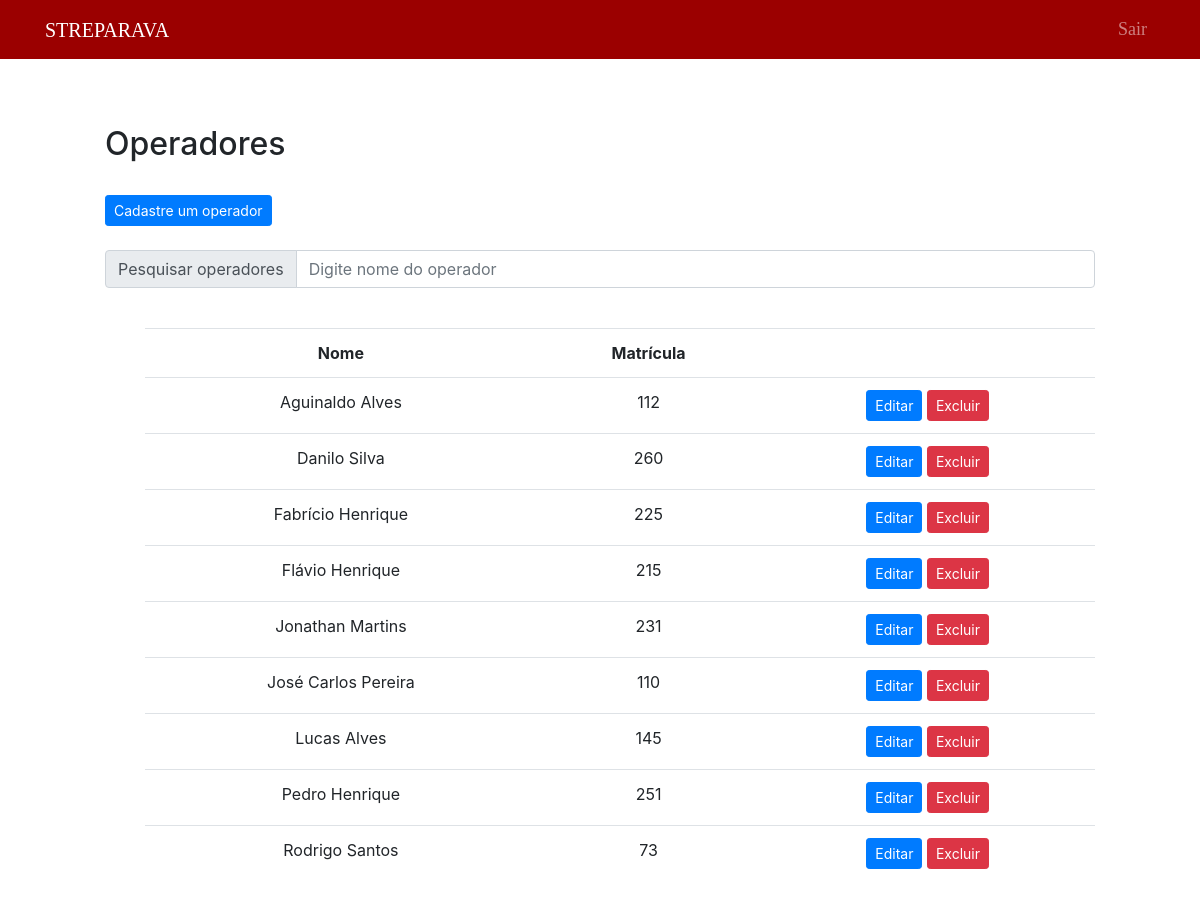
Page /public/operador/listOperador.php (signed in) on the earlier database version.
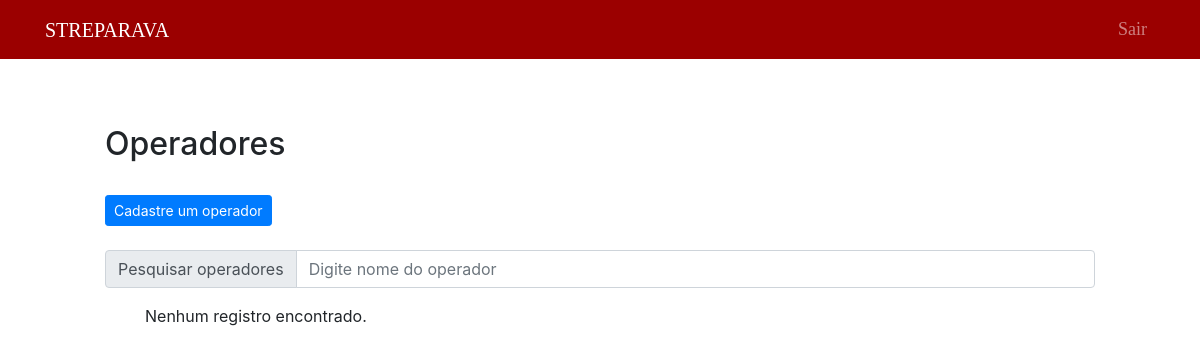
Same page on the later database version.
### tables this page shows
CREATE TABLE `operadores` (
  `matricula` int(11) NOT NULL,
  `nome` varchar(100) NOT NULL,
  `situacao` varchar(50) NOT NULL
);

### public/operador/listOperadorNoSearch.php (the view, shortened to what this page needs)
<?php
    include("../../data/connection.php");
    $sql = "SELECT * FROM operadores ORDER BY nome";
    $dadosOperador = $connection -> query($sql);
    if($dadosOperador -> num_rows > 0)
    {
    ?>
    <div style="margin-left: 100px; margin-right: 100px;">
        <br>
        <table class="table" style="text-align: center;">
            <tr>
                <th>Nome</th>
                <th>Matrícula</th>
                <th></th>
            </tr>
            <?php
                while($exibir = $dadosOperador -> fetch_assoc())
                {
                ?>
                    <tr>
                        <td><?php echo $exibir["nome"] ?></td>
                        <td><?php echo $exibir["matricula"] ?></td>
                        <td>
                            <button type="button" class="btn btn-primary btn-sm">
                                <a href="editOperador.php?matricula=<?php echo $exibir["matricula"]?>" style="text-decoration: none; color: white">Editar</a>
                            </button>
                            <button type="submit" class="btn btn-danger btn-sm" formmethod="post">
                                 <a href="deleteOperador.php?matricula=<?php echo $exibir ["matricula"] ?>" style="text-decoration: none; color: white"> Excluir </a>
                            </button>
                        </td>
                    </tr>
                <?php
                    }
                ?>
        </table>
    </div>
<div style="margin-left: 100px; margin-right: 100px;">
<?php
    }
    else
    {?>
        <div style="margin-left: 100px; margin-right: 100px;">
        <?php
        echo "Nenhum registro encontrado.";
    }
?>
    </div>

### public/Template/header.php (shortened to what this page needs)
<!DOCTYPE html>
<html lang="en">
<head>
  <link rel="stylesheet" href="https://maxcdn.bootstrapcdn.com/bootstrap/4.5.2/css/bootstrap.min.css">
  <link rel="stylesheet" href="../Styles/main.css" />
</head>
<body>
  <nav class="navbar navbar-expand-lg navbar-dark fixed-top" style="background-color: #9b0000; font-family: Impact, fantasy; font-size: xx-large;font-size: 50px">
    <div class="container">
      <a class="navbar-brand" font-weight: bold href="../home/home.php">STREPARAVA</a>
      <div class="collapse navbar-collapse" id="navbarResponsive">
        <ul class="navbar-nav ml-auto">
            <?php
            if (isset($_SESSION['qualidade']) or isset($_SESSION['montagem']) or isset($_SESSION['adm'])) {
            ?>
              <li class="nav-item" >
                <a class="nav-link" style="font-size: large;" href="../auth/sair.php">Sair</a>
              </li>
            <?php
            }
            ?>
        </ul>
      </div>
    </div>
  </nav>
  <br>
  <br>
</body>
</html>

### public/operador/listOperador.php (shortened to what this page needs)
<?php include("../Template/header.php") ?>
<?php include("../../data/connection.php") ?>
<body>
    <div style="margin-left: 100px; margin-right: 100px;">
        <h2>Operadores</h2>
        <br>
    <div class="buttons">
                <a href="../operador/createOperador.php" class="btn btn-primary btn-sm">Cadastre um operador</a>
        </div>
    <br>
    <form method="POST" id="form-pesquisa" action="">
	<div class="input-group mb-3">
	<div class="input-group-prepend">
                    <span class="input-group-text" id="inputGroup-sizing-default">Pesquisar operadores</span>
                </div>
				<input type="text" name="pesquisa" class="form-control" id="pesquisa" aria-label="Default" placeholder="Digite nome do operador" aria-describedby="inputGroup-sizing-default">
	</div>
    </div>
    <ul class="resultado">
	<?php include("listOperadorNoSearch.php") ?>
	</ul>
</body>

### public/Styles/main.css (style rules this page uses)
body { padding: 5px; }

Differences in the rows shown:
removed operadores: nome "Aguinaldo Alves", matricula "112"
removed operadores: nome "Danilo Silva", matricula "260"
removed operadores: nome "Fabrício Henrique", matricula "225"
removed operadores: nome "Flávio Henrique", matricula "215"
removed operadores: nome "Jonathan Martins", matricula "231"
removed operadores: nome "José Carlos Pereira", matricula "110"
removed operadores: nome "Lucas Alves", matricula "145"
removed operadores: nome "Pedro Henrique", matricula "251"
removed operadores: nome "Rodrigo Santos", matricula "73"
Other differences:
text no longer shown: "Nome Matrícula"
text now shown: "Nenhum registro encontrado."
